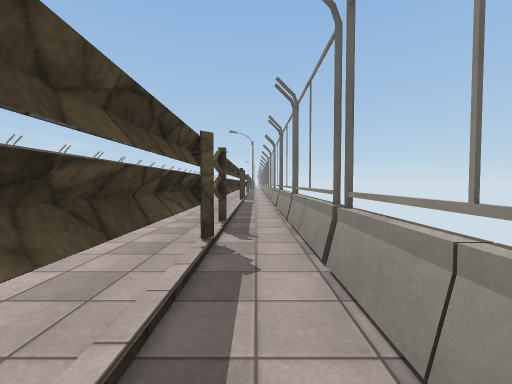
view 1 (above)

15 first-person views from a walk through a scene from a Unity 3-D project. The camera is 1.4 m above the floor, tilts 2° down and sees 90° across. The floor is counted in squares, 2 m on a side. Each view is taken from the middle of a square. On the plan, view 1 faces up. The plan holds only what a view shows up to about 9 squares ahead; the rest is blank. The place goes on beyond the plan. The player character is not drawn. Surface patterns are stand-ins for the level's own textures.

view 2
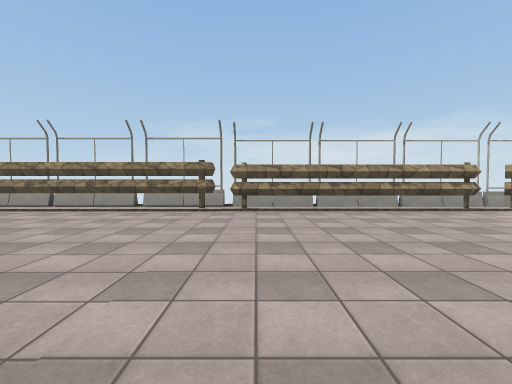

view 3
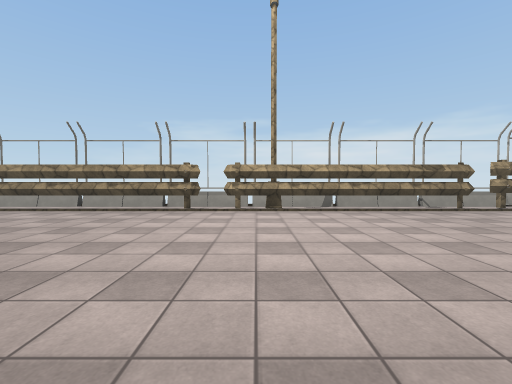

view 4
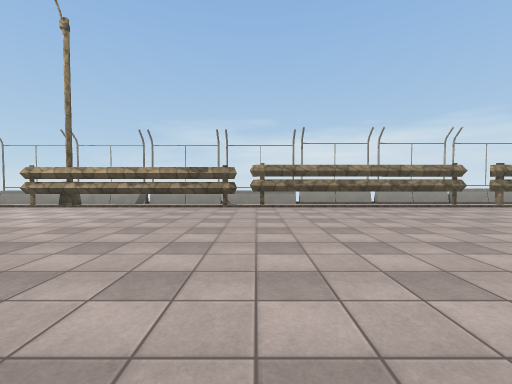

view 5
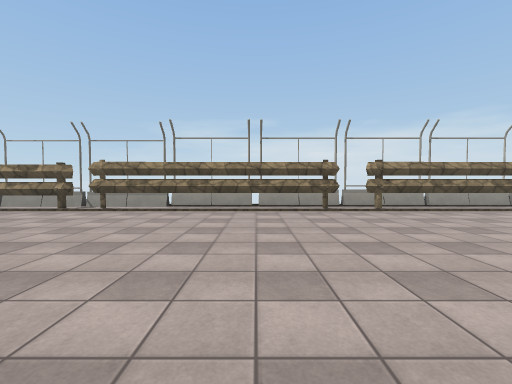

view 6
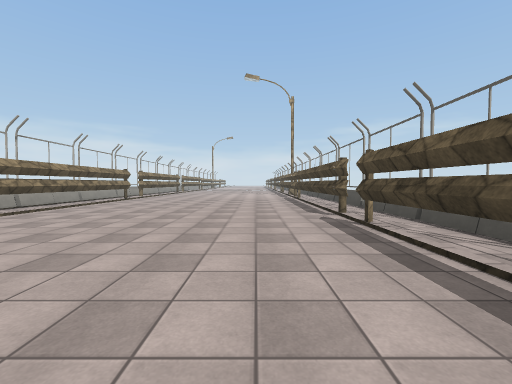

view 7
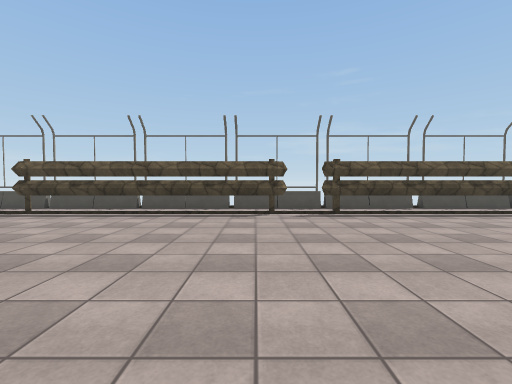

view 8
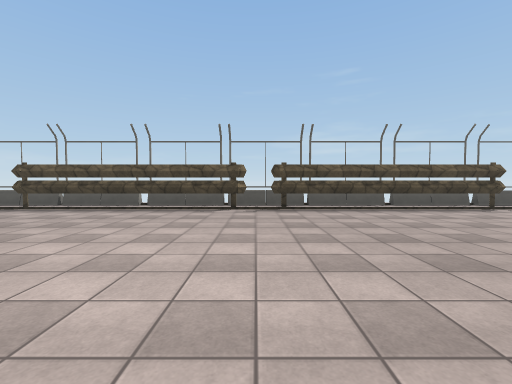

view 9
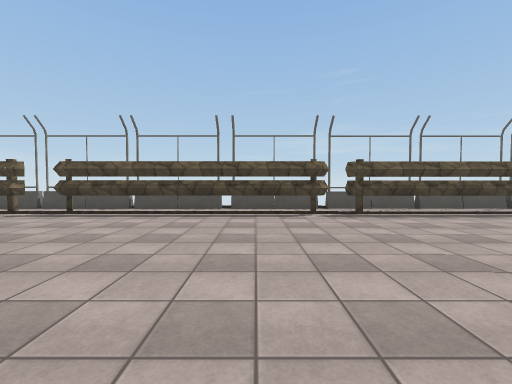

view 10
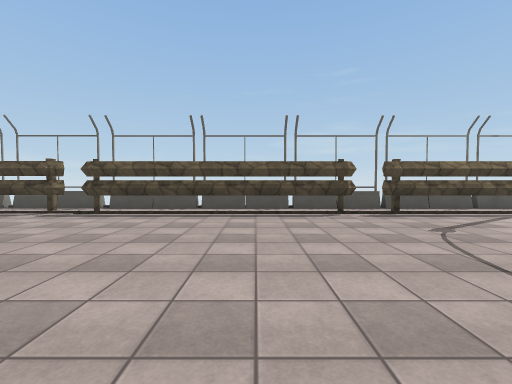

view 11
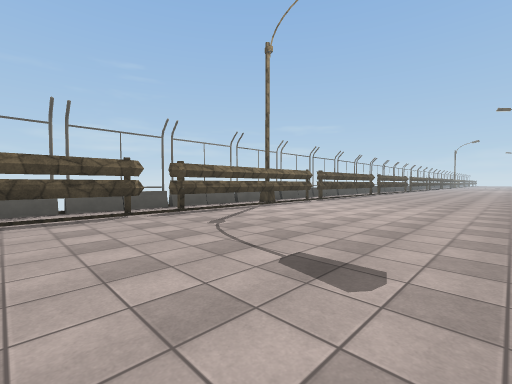

view 12
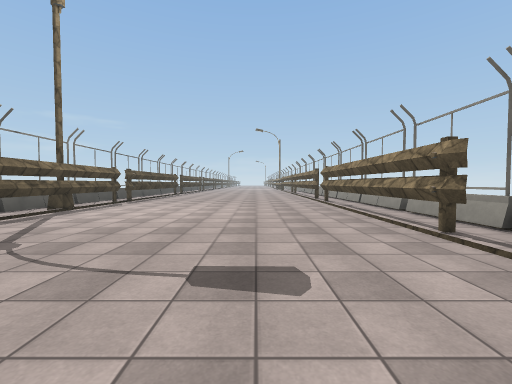

view 13
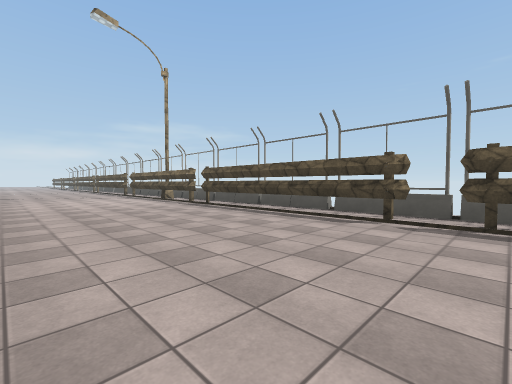

view 14
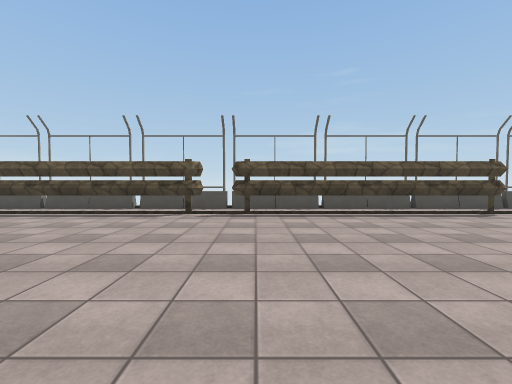

view 15
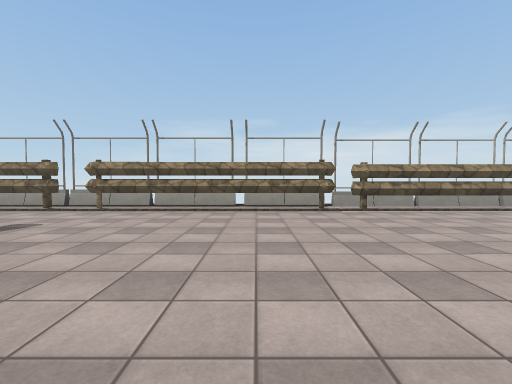

### Floor plan
Key: @ floor where view 1 was taken; # wall or solid block; x gap in a wall; . floor; = window, fence, low wall or low ledge; T thing the floor can be seen under or through.
Columns run from 9 left of view 1 to 1 right of it. Each row starts with its distance up from view 1.
  7  #......#.x
  6  #......#.=
  5  #......#.x
  4  #........=
  3  #........=
  2  #......#.#
  1  #......T.=
  0  #......T@=
 -1  #......T.=
 -2  #......T.=
 -3  #........x
 -4  #......#.=
 -5  #......#.=
 -6  #......#.#
 -7  #......#.=
 -8 ##......#.#
 -9 ##......#.=
-10 =.........=
-11 ##......#.=
-12 ##......#.=
-13  #......#.=
-14  #......#.=
-15 ##......#.=
-16 ##......#.#
-17 =.........=
-18 ##......#.#
-19 ##......#.=
-20  #......#.=
-21  #......#.x
-22 ##......#.=
-23 ##........=
-24 x.........=
-25 ##......#.=
-26 ##......#.=
-27  #......#.=

Where each view was taken, in squares from view 1:
view 1: 0 up, 0 right, facing up
view 2: 4 down, 7 left, facing right
view 3: 11 down, 7 left, facing right
view 4: 17 down, 8 left, facing right
view 5: 21 down, 7 left, facing right
view 6: 19 down, 6 left, facing down
view 7: 18 down, 2 left, facing left
view 8: 10 down, 1 left, facing left
view 9: 5 down, 2 left, facing left
view 10: 1 up, 2 left, facing left
view 11: 1 up, 2 left, facing up-left
view 12: 1 up, 3 left, facing up
view 13: 23 down, 3 left, facing down-left
view 14: 23 down, 2 left, facing left
view 15: 1 down, 7 left, facing right
